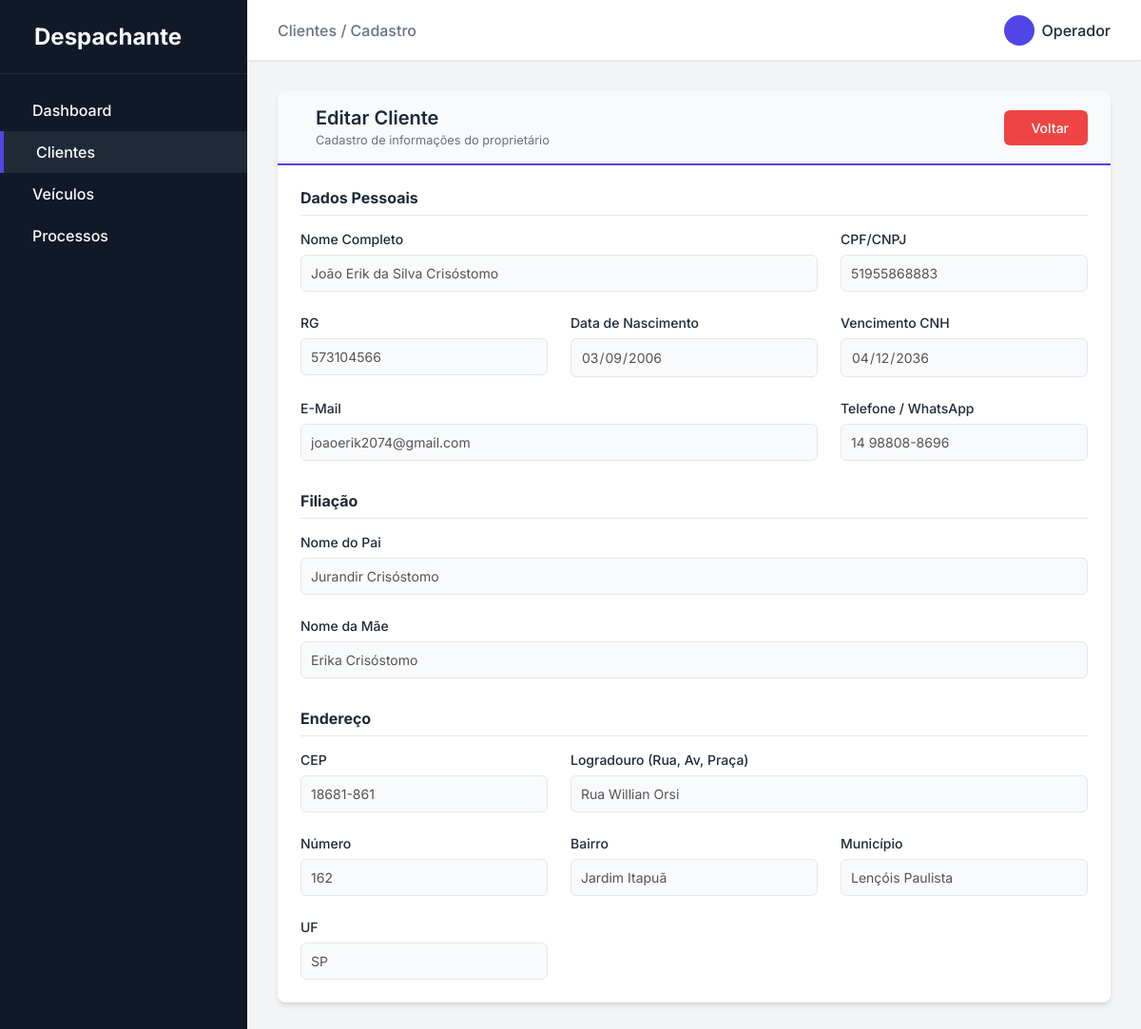
/clientes/visualizar/1, run on the app's committed database.
### app/models.py (models this page shows)
class Cliente(db.Model):
    __tablename__ = 'cliente'
    id = db.Column(db.Integer, primary_key=True)
    nome = db.Column(db.String(50), nullable=False)
    vencimento_cnh = db.Column(db.Date, nullable=False)
    nome_pai = db.Column(db.String(50), nullable=False)
    nome_mae = db.Column(db.String(50), nullable=False)
    cpf__cnpj = db.Column(db.String(50), nullable=False)
    rg = db.Column(db.String(50), nullable=False)
    data_nascimento = db.Column(db.Date, nullable=False)
    email = db.Column(db.String(50), nullable=False)
    telefone = db.Column(db.String(50), nullable=False)
    endereco_id = db.Column(db.Integer, db.ForeignKey('endereco.id'))
    veiculos = db.relationship('Veiculo', backref='cliente', lazy=True)
    processos = db.relationship('Processo', backref='cliente', lazy=True)

class Endereco(db.Model):
    __tablename__ = 'endereco'
    id = db.Column(db.Integer, primary_key=True)
    pais = db.Column(db.String(50), nullable=False)
    unidade_federacao = db.Column(db.String(50), nullable=False)
    municipio = db.Column(db.String(50), nullable=False)
    bairro = db.Column(db.String(50), nullable=False)
    logradouro = db.Column(db.String(50), nullable=False)
    numero = db.Column(db.String(50), nullable=False)
    cep = db.Column(db.String(50), nullable=False)
    clientes = db.relationship('Cliente', backref='endereco', lazy=True)

### app/routes/home.py (the view)
@bp.route('/clientes/visualizar/<int:id>')
def cliente_visualizar(id):
    cliente = Cliente.query.get_or_404(id)
    return render_template('clientes/form.html', cliente=cliente, visualizar=True)

### app/templates/clientes/form.html (shortened to what this page needs)
{% extends 'base.html' %}
{% block breadcrumb %}Clientes / Cadastro{% endblock %}
{% block content %}
<div class="card">
    <div class="card-header" style="background-color: #f8fafc; margin: -1.5rem -1.5rem 1.5rem -1.5rem; padding: 1rem 1.5rem; border-top-left-radius: 0.5rem; border-top-right-radius: 0.5rem; border-bottom: 2px solid var(--primary-color);">
        <div style="display: flex; align-items: center; gap: 1rem;">
            <div>
                <h2 class="card-title" style="margin-bottom: 0; color: #1e293b;">{{ 'Editar Cliente' if cliente else 'Novo Cliente' }}</h2>
                <span style="font-size: 0.8rem; color: var(--text-muted);">Cadastro de informações do proprietário</span>
            </div>
        </div>
        <div style="display: flex; gap: 0.5rem;">
            <a href="{{ url_for('home.clientes') }}" class="btn btn-danger">{% if visualizar %}Voltar{% else %}Cancelar{% endif %}</a>
        </div>
    </div>
    <form id="clienteForm" action="{{ url_for('home.cliente_editar', id=cliente.id) if cliente else url_for('home.cliente_novo') }}" method="POST">
        <fieldset {% if visualizar %}disabled{% endif %} style="border: none; padding: 0; margin: 0;">
        <h3 style="font-size: 1rem; color: var(--text-main); margin-bottom: 1rem; border-bottom: 1px solid var(--border-color); padding-bottom: 0.5rem;">Dados Pessoais</h3>
        <div class="form-grid">
            <div class="form-group" style="grid-column: span 2;">
                <label class="form-label">Nome Completo</label>
                <input type="text" class="form-control" name="nome" value="{{ cliente.nome if cliente else '' }}" required>
            </div>
            <div class="form-group">
                <label class="form-label">CPF/CNPJ</label>
                <input type="text" class="form-control" name="cpf__cnpj" value="{{ cliente.cpf__cnpj if cliente else '' }}" required>
            </div>
            <div class="form-group">
                <label class="form-label">RG</label>
                <input type="text" class="form-control" name="rg" value="{{ cliente.rg if cliente else '' }}" required>
            </div>
            <div class="form-group">
                <label class="form-label">Data de Nascimento</label>
                <input type="date" class="form-control" name="data_nascimento" value="{{ cliente.data_nascimento.strftime('%Y-%m-%d') if cliente and cliente.data_nascimento else '' }}" required>
            </div>
            <div class="form-group">
                <label class="form-label">Vencimento CNH</label>
                <input type="date" class="form-control" name="vencimento_cnh" value="{{ cliente.vencimento_cnh.strftime('%Y-%m-%d') if cliente and cliente.vencimento_cnh else '' }}" required>
            </div>
            <div class="form-group" style="grid-column: span 2;">
                <label class="form-label">E-Mail</label>
                <input type="email" class="form-control" name="email" value="{{ cliente.email if cliente else '' }}" required>
            </div>
            <div class="form-group">
                <label class="form-label">Telefone / WhatsApp</label>
                <input type="text" class="form-control" name="telefone" value="{{ cliente.telefone if cliente else '' }}" required>
            </div>
        </div>
        <h3 style="font-size: 1rem; color: var(--text-main); margin-top: 2rem; margin-bottom: 1rem; border-bottom: 1px solid var(--border-color); padding-bottom: 0.5rem;">Filiação</h3>
        <div class="form-grid">
            <div class="form-group" style="grid-column: span 2;">
                <label class="form-label">Nome do Pai</label>
                <input type="text" class="form-control" name="nome_pai" value="{{ cliente.nome_pai if cliente else '' }}" required>
            </div>
            <div class="form-group" style="grid-column: span 2;">
                <label class="form-label">Nome da Mãe</label>
                <input type="text" class="form-control" name="nome_mae" value="{{ cliente.nome_mae if cliente else '' }}" required>
            </div>
        </div>
        <h3 style="font-size: 1rem; color: var(--text-main); margin-top: 2rem; margin-bottom: 1rem; border-bottom: 1px solid var(--border-color); padding-bottom: 0.5rem;">Endereço</h3>
        <div class="form-grid">
            <div class="form-group">
                <label class="form-label">CEP</label>
                <input type="text" class="form-control" name="cep" value="{{ cliente.endereco.cep if cliente and cliente.endereco else '' }}" required>
            </div>
            <div class="form-group" style="grid-column: span 2;">
                <label class="form-label">Logradouro (Rua, Av, Praça)</label>
                <input type="text" class="form-control" name="logradouro" value="{{ cliente.endereco.logradouro if cliente and cliente.endereco else '' }}" required>
            </div>
            <div class="form-group">
                <label class="form-label">Número</label>
                <input type="text" class="form-control" name="numero" value="{{ cliente.endereco.numero if cliente and cliente.endereco else '' }}" required>
            </div>
            <div class="form-group">
                <label class="form-label">Bairro</label>
                <input type="text" class="form-control" name="bairro" value="{{ cliente.endereco.bairro if cliente and cliente.endereco else '' }}" required>
            </div>
            <div class="form-group">
                <label class="form-label">Município</label>
                <input type="text" class="form-control" name="municipio" value="{{ cliente.endereco.municipio if cliente and cliente.endereco else '' }}" required>
            </div>
            <div class="form-group">
                <label class="form-label">UF</label>
                <input type="text" class="form-control" name="unidade_federacao" value="{{ cliente.endereco.unidade_federacao if cliente and cliente.endereco else '' }}" required>
            </div>
        </div>
        </fieldset>
    </form>
</div>
{% endblock %}

### app/static/css/style.css (style rules this page uses)
:root { --primary-color: #4f46e5; --primary-hover: #4338ca; --bg-color: #f3f4f6; --card-bg: #ffffff; --text-main: #1f2937; --text-muted: #6b7280; --border-color: #e5e7eb; --sidebar-bg: #111827; --sidebar-text: #f9fafb; --sidebar-hover: #1f2937; --danger: #ef4444; --success: #10b981; }
* { margin: 0; padding: 0; box-sizing: border-box; }
body { font-family: 'Inter', -apple-system, BlinkMacSystemFont, "Segoe UI", Roboto, Helvetica, Arial, sans-serif; background-color: var(--bg-color); color: var(--text-main); display: flex; height: 100vh; overflow: hidden; }
.card { background-color: var(--card-bg); border-radius: 0.5rem; box-shadow: 0 4px 6px -1px rgba(0, 0, 0, 0.1), 0 2px 4px -1px rgba(0, 0, 0, 0.06); padding: 1.5rem; margin-bottom: 2rem; }
.card-header { display: flex; justify-content: space-between; align-items: center; margin-bottom: 1.5rem; padding-bottom: 1rem; border-bottom: 1px solid var(--border-color); }
.card-title { font-size: 1.25rem; font-weight: 600; }
.form-grid { display: grid; grid-template-columns: repeat(auto-fit, minmax(250px, 1fr)); gap: 1.5rem; }
.form-group { display: flex; flex-direction: column; gap: 0.5rem; }
.form-label { font-size: 0.875rem; font-weight: 500; color: var(--text-main); }
.form-control { padding: 0.625rem; border: 1px solid var(--border-color); border-radius: 0.375rem; font-family: inherit; font-size: 0.875rem; transition: border-color 0.2s, box-shadow 0.2s; background-color: #f9fafb; }
.btn { display: inline-flex; align-items: center; justify-content: center; padding: 0.625rem 1.25rem; border-radius: 0.375rem; font-weight: 500; font-size: 0.875rem; cursor: pointer; transition: all 0.2s; border: none; text-decoration: none; }
.btn-danger { background-color: var(--danger); color: white; }

### data on the page
Cliente: nome "João Erik da Silva Crisóstomo", cpf__cnpj "51955868883", rg "573104566", data_nascimento "03/09/2006", vencimento_cnh "04/12/2036", email "joaoerik2074@gmail.com", telefone "14 98808-8696", nome_pai "Jurandir Crisóstomo", nome_mae "Erika Crisóstomo"
Endereco: cep "18681-861", logradouro "Rua Willian Orsi", numero "162", bairro "Jardim Itapuã", municipio "Lençóis Paulista", unidade_federacao "SP"

### other printed values
{{ 'Editar Cliente' if cliente else 'Novo Cliente' }} "Editar Cliente"
